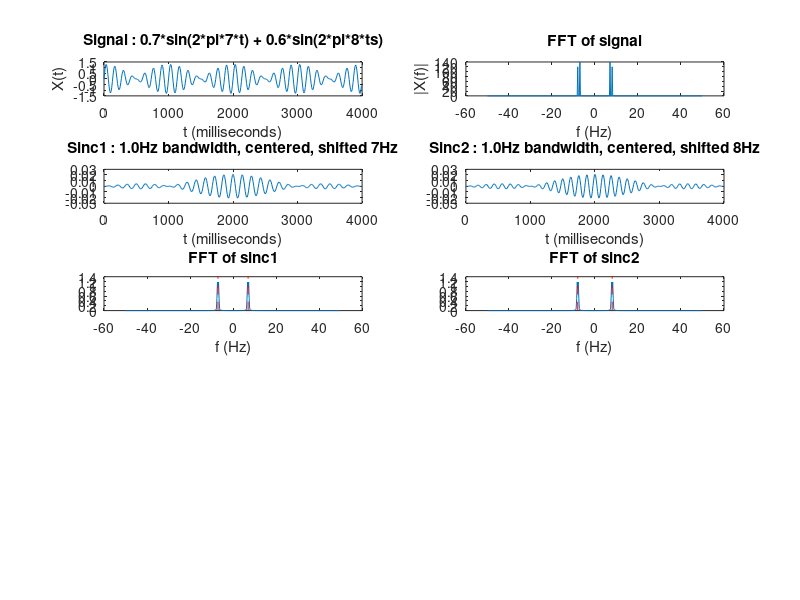

MATLAB code to generate this figure: (Note: this script raises an error after producing the figure.)
close all;
clear;
clc;

%% Variables
Ls = 400;           % Length of signal
Lf = Ls;            % Length of filter
Fs = 100;           % Sampling frequency
T = 1 / Fs;         % Sampling period
ts = (0:Ls-1) * T;  % Time vector of signal
tf = (0:Lf-1) * T;  % Time vector of filter

Freq1 = 7;
Freq2 = 8;
Amp1 = 0.7;
Amp2 = 0.6;
% AmpN = 0.01;
bandw = 1;
freq1 = Freq1;
freq2 = Freq2;

plotCol = 5;
plotInd = 0;

%% Signal generation
S1 = Amp1 * sin(2 * pi * Freq1 * ts);
S2 = Amp2 * sin(2 * pi * Freq2 * ts);
S = S1 + S2;
% X = S + AmpN * randn(size(ts));
X = S;

figure('units', 'normalized', 'outerposition', [0 0 1 1]);
plotInd = plotInd + 1;
subplot(plotCol, 2, plotInd);
plot(ts * 1e3, X);
title(sprintf('Signal : %.1f*sin(2*pi*%d*t) + %.1f*sin(2*pi*%d*ts)', Amp1, Freq1, Amp2, Freq2));
xlabel('t (milliseconds)');
ylabel('X(t)');

%% FFT of received signal
Y = fftshift(fft(X(1:Lf), Lf));
f = linspace(-Fs / 2, Fs / 2 - Fs / Lf, length(Y));
plotInd = plotInd + 1;
subplot(plotCol, 2, plotInd);
plot(f, abs(Y));
title('FFT of signal');
xlabel('f (Hz)');
ylabel('|X(f)|');

%% Sinc filters
A1 = sinc(bandw * (tf - (Lf/Fs/2))) .* cos(2 * pi * freq1 * tf);
A1 = A1 ./ sum(abs(A1) .^ 2);   % Normalization
plotInd = plotInd + 1;
subplot(plotCol, 2, plotInd);
plot(tf * 1e3, A1);
title(sprintf('Sinc1 : %.1fHz bandwidth, centered, shifted %dHz', bandw, freq1));
xlabel('t (milliseconds)');

A2 = sinc(bandw * (tf - (Lf/Fs/2))) .* cos(2 * pi * freq2 * tf);
A2 = A2 ./ sum(abs(A2) .^ 2);   % Normalization
plotInd = plotInd + 1;
subplot(plotCol, 2, plotInd);
plot(tf * 1e3, A2);
title(sprintf('Sinc2 : %.1fHz bandwidth, centered, shifted %dHz', bandw, freq2));
xlabel('t (milliseconds)');

%% Examination of sinc filters using FFT and IFFT
test1FFT = fftshift(fft(A1, Lf));
% test1FVec = -numel(test1FFT)/2:numel(test1FFT)/2-1;
plotInd = plotInd + 1;
subplot(plotCol, 2, plotInd);
% plot(test1FVec, abs(test1FFT));
plot(f, abs(test1FFT));
line([Freq1 Freq1 ; -Freq1 -Freq1]', [get(gca, 'YLim') ; get(gca, 'YLim')]', 'Color', 'red', 'LineStyle', '--');
title('FFT of sinc1');
xlabel('f (Hz)');

test2FFT = fftshift(fft(A2, Lf));
% test2FVec = -numel(test2FFT)/2:numel(test2FFT)/2-1;
plotInd = plotInd + 1;
subplot(plotCol, 2, plotInd);
% plot(test2FVec, abs(test2FFT));
plot(f, abs(test2FFT));
line([Freq2 Freq2 ; -Freq2 -Freq2]', [get(gca, 'YLim') ; get(gca, 'YLim')]', 'Color', 'red', 'LineStyle', '--');
title('FFT of sinc2');
xlabel('f (Hz)');

%% Convolution
B1 = conv(X(1:Lf), A1, 'same');
C1 = test_convolution(X(1:Lf), A1, 'same');
plotInd = plotInd + 1;
subplot(plotCol, 2, plotInd);
plot(tf * 1e3, B1, tf * 1e3, C1, '-.');
legend('matlab function', 'test function', 'Location', 'southeast');
title('Convolution of signal and sinc1');
xlabel('t (milliseconds)');

B2 = conv(X(1:Lf), A2, 'same');
C2 = test_convolution(X(1:Lf), A2, 'same');
plotInd = plotInd + 1;
subplot(plotCol, 2, plotInd);
plot(tf * 1e3, B2, tf * 1e3, C2, '-.');
legend('matlab function', 'test function', 'Location', 'southeast');
title('Convolution of signal and sinc2');
xlabel('t (milliseconds)');

%% Comparison of powers
Pwr_S1 = sum(S1(1:Lf) .^ 2);
Pwr_S2 = sum(S2(1:Lf) .^ 2);
Pwr_B1 = sum(B1 .^ 2);
Pwr_B2 = sum(B2 .^ 2);
Pwr_C1 = sum(C1 .^ 2);
Pwr_C2 = sum(C2 .^ 2);
Pwr = [Pwr_S1 Pwr_B1 Pwr_C1 ; Pwr_S2 Pwr_B2 Pwr_C2];
plotInd = plotInd + 1;
subplot(plotCol, 2, plotInd);
bar(Pwr);
set(gca, 'XTickLabel', {sprintf('%dHz', freq1), sprintf('%dHz', freq2)});
title('Comparison of signal powers');
legend('source', 'matlab function', 'test function', 'Location', 'southeast', 'Orientation', 'horizontal');

%% Loss powers of signal
LossPwr_B1 = (1 - Pwr_B1 / Pwr_S1) * 100;   % Loss of signal (%)
LossPwr_B2 = (1 - Pwr_B2 / Pwr_S2) * 100;   % Loss of signal (%)
LossPwr_C1 = (1 - Pwr_C1 / Pwr_S1) * 100;   % Loss of signal (%)
LossPwr_C2 = (1 - Pwr_C2 / Pwr_S2) * 100;   % Loss of signal (%)
Loss = [LossPwr_B1 LossPwr_C1 ; LossPwr_B2 LossPwr_C2];
plotInd = plotInd + 1;
subplot(plotCol, 2, plotInd);
bar(Loss);
set(gca, 'XTickLabel', {sprintf('%dHz', freq1), sprintf('%dHz', freq2)});
title('Loss powers of signal (%)');
legend('matlab function', 'test function');
ylabel('percentage');
ylim([0 100]);
